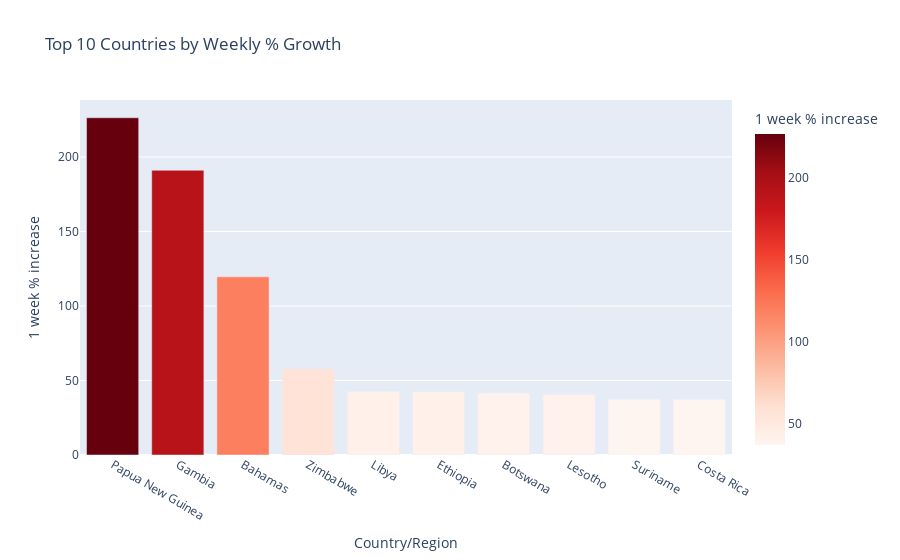

The notebook cell this image was saved under:
### Code cell
fig2 = px.bar(df.sort_values('1 week % increase', ascending=False).head(10),
              x='Country/Region', y='1 week % increase',
              title="Top 10 Countries by Weekly % Growth",
              color='1 week % increase', color_continuous_scale='Reds')
fig2.show()

### Figure 1 — Plotly figure (JSON) as saved in the notebook; plotly's stock layout.template omitted (floating-point values rounded to 4 significant figures)
{"data": [{"alignmentgroup": "True", "hovertemplate": "Country/Region=%{x}<br>1 week % increase=%{marker.color}<extra></extra>", "legendgroup": "", "marker": {"color": [226.3, 191.1, 119.5, 57.85, 42.78, 42.52, 41.57, 40.67, 37.44, 37.34], "coloraxis": "coloraxis", "pattern": {"shape": ""}}, "name": "", "offsetgroup": "", "orientation": "v", "showlegend": false, "textposition": "auto", "type": "bar", "x": ["Papua New Guinea", "Gambia", "Bahamas", "Zimbabwe", "Libya", "Ethiopia", "Botswana", "Lesotho", "Suriname", "Costa Rica"], "xaxis": "x", "y": [226.3, 191.1, 119.5, 57.85, 42.78, 42.52, 41.57, 40.67, 37.44, 37.34], "yaxis": "y"}], "layout": {"autosize": true, "barmode": "relative", "coloraxis": {"colorbar": {"title": {"text": "1 week % increase"}}, "colorscale": [[0, "rgb(255,245,240)"], [0.125, "rgb(254,224,210)"], [0.25, "rgb(252,187,161)"], [0.375, "rgb(252,146,114)"], [0.5, "rgb(251,106,74)"], [0.625, "rgb(239,59,44)"], [0.75, "rgb(203,24,29)"], [0.875, "rgb(165,15,21)"], [1, "rgb(103,0,13)"]]}, "legend": {"tracegroupgap": 0}, "title": {"text": "Top 10 Countries by Weekly % Growth"}, "xaxis": {"anchor": "y", "autorange": true, "domain": [0, 1], "range": [-0.5, 9.5], "title": {"text": "Country/Region"}, "type": "category"}, "yaxis": {"anchor": "x", "autorange": true, "domain": [0, 1], "range": [0, 238.2], "title": {"text": "1 week % increase"}, "type": "linear"}}}
